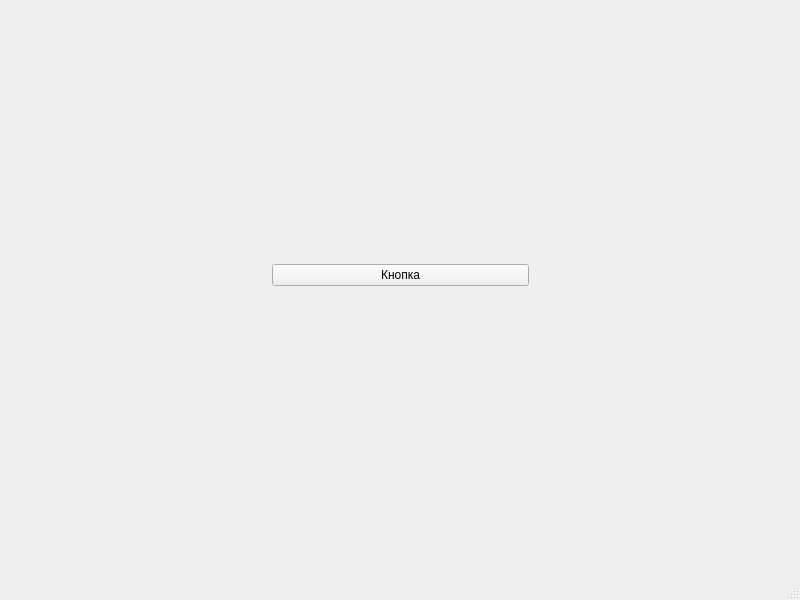
<?xml version="1.0" encoding="UTF-8"?>
<ui version="4.0">
 <class>MainWindow</class>
 <widget class="QMainWindow" name="MainWindow">
  <property name="geometry">
   <rect>
    <x>0</x>
    <y>0</y>
    <width>800</width>
    <height>600</height>
   </rect>
  </property>
  <property name="windowTitle">
   <string>MainWindow</string>
  </property>
  <widget class="QWidget" name="centralwidget">
   <widget class="QWidget" name="gridLayoutWidget">
    <property name="geometry">
     <rect>
      <x>10</x>
      <y>10</y>
      <width>781</width>
      <height>531</height>
     </rect>
    </property>
    <layout class="QGridLayout" name="gridLayout">
     <item row="0" column="1">
      <widget class="QPushButton" name="pushButton">
       <property name="text">
        <string>Кнопка</string>
       </property>
      </widget>
     </item>
     <item row="0" column="0">
      <widget class="QLabel" name="label">
       <property name="text">
        <string/>
       </property>
      </widget>
     </item>
     <item row="0" column="2">
      <widget class="QLabel" name="label_2">
       <property name="text">
        <string> </string>
       </property>
      </widget>
     </item>
    </layout>
   </widget>
  </widget>
  <widget class="QMenuBar" name="menubar">
   <property name="geometry">
    <rect>
     <x>0</x>
     <y>0</y>
     <width>800</width>
     <height>26</height>
    </rect>
   </property>
  </widget>
  <widget class="QStatusBar" name="statusbar"/>
 </widget>
 <resources/>
 <connections/>
</ui>
